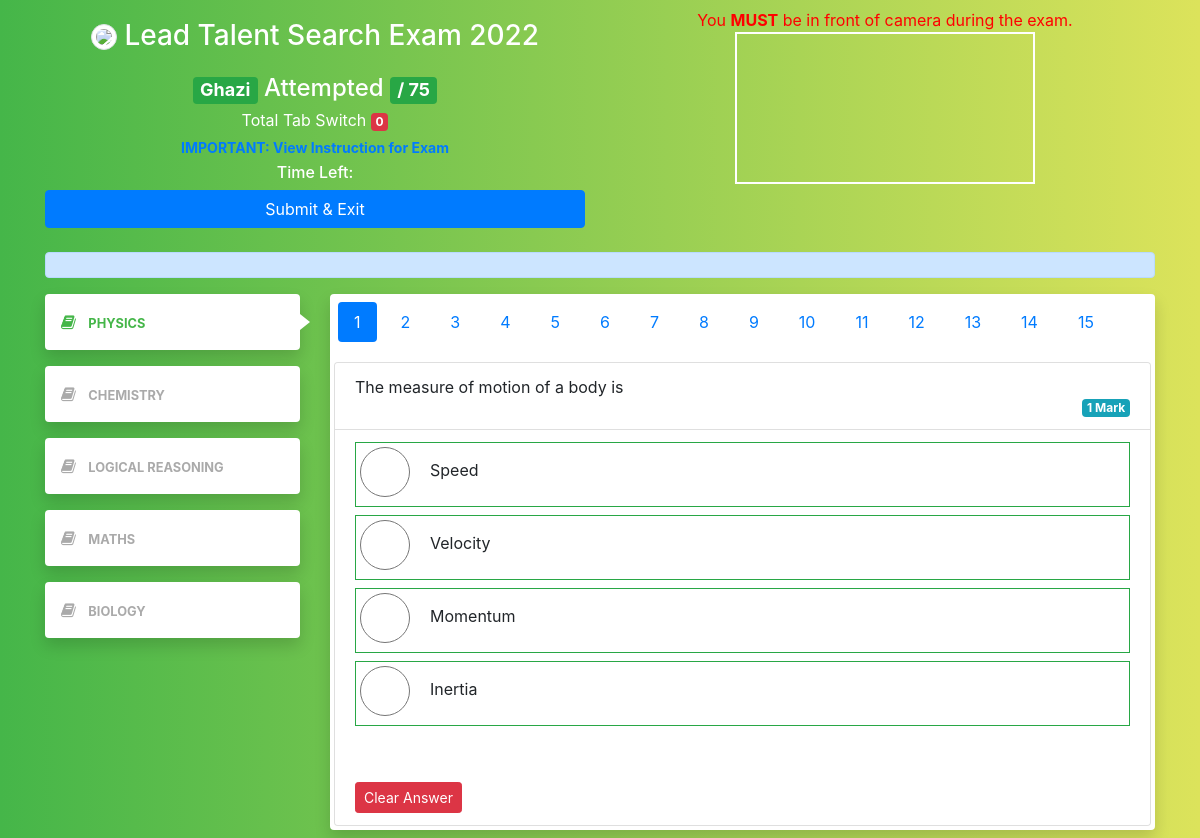
Page / (signed in) on the committed database.
### exam/models.py (models this page shows, shortened)
class UserTable (models.Model):
    USERTYPE = (
        ('student', 'student'),
        ('staff', 'staff'),
    )
    user = models.ForeignKey(
        User, null=True, blank=True, on_delete=models.CASCADE)
    name = models.CharField(max_length=200, null=True, blank=True)
    email = models.CharField(max_length=200, null=True, blank=True)
    registration = models.CharField(max_length=100, null=True, blank=True)
    tabs_switch = models.PositiveBigIntegerField(null=True, default=0)
    user_type = models.CharField(
        max_length=100, null=True, blank=True, choices=USERTYPE)

class Section (models.Model):
    section = models.CharField(max_length=100, null=True)
    def __str__(self) -> str:
        return self.section

class Question (models.Model):
    section_dropdown = models.ForeignKey(
        Section, null=True, on_delete=models.CASCADE)
    question_text = models.TextField(null=True, blank=True)
    question_image = models.TextField(null=True, blank=True)
    option_a = models.TextField(null=True, blank=True)
    option_a_image = models.TextField(null=True, blank=True)
    option_b = models.TextField(null=True, blank=True)
    option_b_image = models.TextField(null=True, blank=True)
    option_c = models.TextField(null=True, blank=True)
    option_c_image = models.TextField(null=True, blank=True)
    option_d = models.TextField(null=True, blank=True)
    option_d_image = models.TextField(null=True, blank=True)
    marks = models.IntegerField(null=True, blank=True)

### exam/views.py (the view, shortened to what this page needs)
# urls.py: path('', student_home, name='student_home'),
@login_required(login_url='student_login')
def student_home(request):
    questions = Question.objects.all()
    questions_count = questions.count()
    section = Section.objects.all()
    print('section: ', section)
    user_data = UserTable.objects.get(user=request.user)
    user_response_data = Response_Table.objects.filter(user=user_data)
    print("array", user_data.name)
    user_atempt = []
    for subject in section:
        this_sec_question = []
        questions = Question.objects.filter(section_dropdown=subject)
        if len(questions) > 0:
            for each_qs in questions:
                user_response = user_response_data.filter(question=each_qs)
                answer = 'no'
                if user_response:
                    answer = user_response[0].answer
                temp = {"question": each_qs, "answer": answer}
                this_sec_question.append(temp)
        user_atempt.append([subject, this_sec_question])
    setting_data = Setting_Table.objects.all().first()
    exam_end_time = setting_data.exam_end_time
    millisec = exam_end_time.timestamp() * 1000
    print(millisec)
    context = {'questions': questions,
               'section': section,
               'user_data': user_data,
               'user_response_data': user_response_data,
               'setting_data': setting_data,
               'questions_count': questions_count,
               'user_atempt': user_atempt,
               'millisec': millisec,
               }
    return render(request, 'home.html', context)

### templates/home.html (shortened to what this page needs)
<!DOCTYPE html>
<html>
<head>
    <link rel="stylesheet" type="text/css"
        href="https://cdnjs.cloudflare.com/ajax/libs/twitter-bootstrap/4.3.1/css/bootstrap.min.css">
    <link rel="stylesheet" type="text/css"
        href="https://stackpath.bootstrapcdn.com/font-awesome/4.7.0/css/font-awesome.min.css">
</head>
<body>
    <section class="py-1 header">
        <div class="container py-1">
            <div class="row">
                <div class="col-sm">
                    <header class="text-center pb-4 text-white">
                        <h3 style="line-height: normal;">
                            <img src="https://pbs.twimg.com/profile_images/3324703164/eeaa07508ff278289e23ba278bbaa405_400x400.png"
                                class="img-fluid profile-image-pic img-thumbnail rounded-circle my-3" width="50px">
                            Lead Talent Search Exam 2022
                        </h3>
                        <H4 class="mb-1"><span class="badge badge-success">
                                {{user_data.name}}
                            </span> Attempted <span class="badge badge-success"> /
                                {{questions_count}}
                            </span> </H4>
                        Total Tab Switch <span class="badge badge-danger" id="total_tab_switch">
                            {{user_data.tabs_switch}}
                        </span>
                        <br>
                        <button type="button" class="btn btn-link btn-sm" data-toggle="modal"
                            data-target="#exampleModal">
                            <b>IMPORTANT: View Instruction for Exam</b>
                        </button>
                        <br>
                        <H6><span>Time Left: </span></H6>
                        <button type="button" class=" btn btn-primary btn-block" id="sbmtBtn"
                        onclick="submit_and_exit()">
                            Submit & Exit
                        </button>
                    </header>
                </div>
                <div class="col-sm justify-content-center">
                    <header class="text-center pb-4 text-white" id="video_section">
                        <div id="container" class="justify-content-center w-100">
                            <span style="color:red">You <b>MUST</b> be in front of camera during the exam.</span>
                            <video class="justify-content-center" autoplay="true" id="videoElement"></video>
                        </div>
                    </header>
                </div>
            </div>
            <div class="row" id="maths_bio_section">
                <div class="col-md-12">
                    <div class="alert alert-primary W-100" role="alert" id="maths_bio_text">
                    </div>
                </div>
            </div>
            <div class="row" id="question_section">
                <br>
                <div class="col-md-3">
                    <div class="nav flex-column nav-pills nav-pills-custom" id="v-pills-tab" role="tablist"
                        aria-orientation="vertical">
                        {% for section in user_atempt %}
                        <a class="nav-link mb-3 p-3 shadow {% if forloop.counter == 1 %} active {% endif %}"
                            id="v-pills-{{section.0.id}}-tab" data-toggle="pill" href="#v-pills-{{section.0.id}}"
                            role="tab" aria-controls="v-pills-{{section.0.id}}"
                            aria-selected="{% if forloop.counter == 1 %}true{% else %}false{% endif %}">
                            <i class="fa fa-book mr-2"></i>
                            <span class="font-weight-bold small text-uppercase">
                                {{section.0.section}}
                            </span></a>
                        {% endfor %}
                    </div>
                </div>
                <div class="col-md-9">
                    <div class="tab-content" id="v-pills-tabContent">
                {% for section in user_atempt %}
                <div class="tab-pane fade shadow rounded bg-white
                {% if forloop.counter == 1 %} show active {% endif %} p-1" id="v-pills-{{section.0.id}}"
                    role="tabpanel" aria-labelledby="v-pills-{{section.0.id}}-tab">
                    <ul class="nav nav-pills mb-3" id="pills-tab" role="tablist">
                        {% for question in section.1 %}
                        <li class="nav-item">
                            <a
                                class="m-1 nav-link {% if  question.answer != 'no'  %} btn-success {% endif %}
                                {% if forloop.counter == 1 %} active {% endif %}"
                                id="pills-{{question.question.id}}-tab" data-toggle="pill" href="#pills-{{question.question.id}}" role="tab"
                                aria-controls="pills-{{question.question.id}}"
                                aria-selected="{% if forloop.counter == 1 %} true {% else %} false {% endif %}">
                                {{forloop.counter}}
                            </a>
                        </li>
                        {% endfor %}
                    </ul>
                    <div class="tab-content" id="pills-tabContent">
                        {% for question in section.1 %}
                        <div class="tab-pane fade {% if forloop.counter == 1 %}show active {% endif %} " id="pills-{{question.question.id}}" role="tabpanel"
                            aria-labelledby="pills-{{question.question.id}}-tab">
                            <div class="card">
                                <ul class="list-group list-group-flush">
                                    <li class="list-group-item">
                                        <span style=" white-space: pre-wrap;">{{question.question.question_text}}</span>
                                        <br>
                                        <span class="badge badge-info float-right">
                                            {{question.question.marks}}
                                            {% if question.question.marks == 1 %}
                                                Mark
                                            {% else %}
                                                Marks
                                            {% endif %}
                                        </span>
                                    </li>
                                    <li class="list-group-item">
                                        <div class="form-check mb-2 p-20 pb-4 pl-4 border border-success">
                                            <input class="form-check-input" type="radio" name="{{question.question.id}}"
                                                id="{{question.question.id}}_A" value="a" onchange="answer_selected(this)"
                                            >
                                            <label class="form-check-label" for="{{question.id}}_A">
                                                <span style=" white-space: pre-wrap;">{{question.question.option_a}} </span>
                                            </label>
                                        </div>
                                        <div class="form-check mb-2 p-20 pb-4 pl-4 border border-success">
                                            <input class="form-check-input" type="radio"
                                            name="{{question.question.id}}"
                                                id="{{question.question.id}}_B" value="b" onchange="answer_selected(this)"
                                            >
                                            <label class="form-check-label" for="{{question.question.id}}_B">
                                                <span style=" white-space: pre-wrap;">{{question.question.option_b}}</span>
                                            </label>
                                        </div>
                                        <div class="form-check mb-2 p-20 pb-4 pl-4 border border-success">
                                            <input class="form-check-input" type="radio" name="{{question.question.id}}"
                                                id="{{question.question.id}}_C" value="c" onchange="answer_selected(this)"
                                            >
                                            <label class="form-check-label" for="{{question.question.id}}_C">
                                                <span style=" white-space: pre-wrap;">{{question.question.option_c}}</span>
                                            </label>
                                        </div>
                                        <div class="form-check mb-2 p-20 pb-4 pl-4 border border-success">
                                            <input class="form-check-input" type="radio" name="{{question.question.id}}"
                                                id="{{question.question.id}}_D" value="d" onchange="answer_selected(this)"
                                            >
                                            <label class="form-check-label" for="{{question.question.id}}_D">
                                                <span style=" white-space: pre-wrap;">{{question.question.option_d}}</span>
                                            </label>
                                        </div>
                                        <br><br>
                                        <button id="{{question.question.id}}_clear" onclick="clearThis('{{question.question.id}}')" type="button"
                                            class="btn btn-danger btn-sm">
                                            Clear Answer
                                        </button>
                                    </li>
                                </ul>
                            </div>
                        </div>
                       {% endfor %}
                    </div>
                </div>
                {% endfor %}
                </div>
                </div>
            </div>
        </div>
    </section>
</body>
</html>

### templates/home.html (style rules this page uses)
.nav-pills-custom .nav-link { color: #aaa; background: #fff; position: relative; }
.nav-pills-custom .nav-link.active { color: #45b649; background: #fff; }
@media (min-width: 992px) { .nav-pills-custom .nav-link::before { content: ''; display: block; border-top: 8px solid transparent; border-left: 10px solid #fff; border-bottom: 8px solid transparent; position: absolute; top: 50%; right: -10px; transform: translateY(-50%); opacity: 0; } }
.nav-pills-custom .nav-link.active::before { opacity: 1; }
body { min-height: 100vh; background: linear-gradient(to left, #dce35b, #45b649); }
.form-check .form-check-input[type=radio] { border-radius: 100%; height: 50px; width: 50px; }
.form-check { display: flex; }
label { margin-left: 50px; margin-top: 15px; }
#videoElement { border: 2px solid white; width: 300px; margin: auto !important }

### rows in the picture
UserTable: name "Ghazi", tabs_switch "0"
Section: section "PHYSICS"
Section: section "CHEMISTRY"
Section: section "LOGICAL REASONING"
Section: section "MATHS"
Section: section "BIOLOGY"
Question: question.question_text "The measure of motion of a body is", question.marks "1", shows "Mark", question.option_a "Speed", question.option_b "Velocity", question.option_c "Momentum", question.option_d "Inertia"

### other values in the picture
{{ questions_count }} "75"
